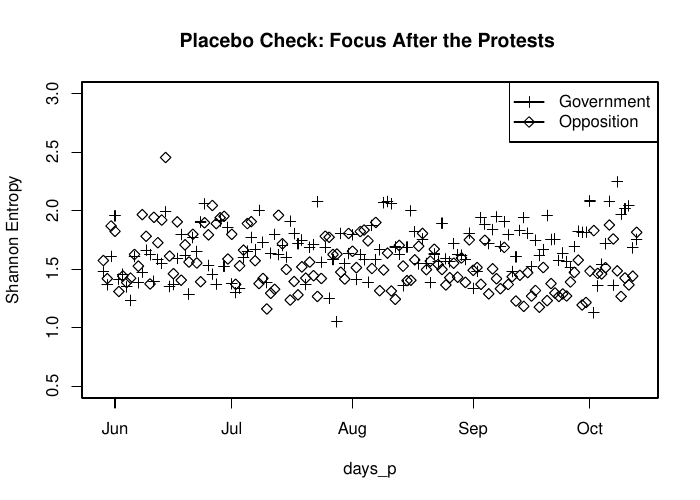

The R source for this figure:
##LDA analysis: code for Appendix Figure B

library("topicmodels")
library("SnowballC")
library("slam")
library("tm")
library("XML")
library("koRpus")
library("tm")
library("foreign")
library("RTextTools")
library("ggplot2")
library("quanteda")
library("reshape2")
library("dplyr")
library("lubridate")

load("anonymized_tweets.Rdata")


##run LDA
k <-100
SEED<-2010
jss_TM<-list(Gibbs = LDA(mat_placebo, k = k, method = "Gibbs",  control = list(seed = SEED, burnin = 300,thin = 30, iter = 300)))

##assign topic distribution
lda<-jss_TM[["Gibbs"]]@gamma



##define Shannon Diversity

shanDiv <- function( pVec, zeroPad = 1e-100 ) {  
  psum <- sum( pVec )
  zeros <- which(pVec == 0)
  if (length(zeros) > 0) {
    ##print( "you can't take log of 0\n")
    pVec[zeros] <- zeroPad
  }
  if (psum != 1) {
    print( "your probabilities don't sum to 1 \n")
  }
  hvec <- pVec * log( pVec, base = 2)
  h <- -1.0 * sum( hvec )
  return( h )
}

##apply diversity scores by day
lda<-t(lda)

nd<-apply(lda, 2, shanDiv)
###test<-apply(ndx, 2, sum) ##YES IT SUMS TO 1


#divide into coalitions and by time
govgammas<-nd[1:138]
oppgammas<-nd[139:276]


##plot
pdf("figB.pdf", 7, 5)

plot(days_p, govgammas, pch=3,  main="Placebo Check: Focus After the Protests ", ylim=c(.5, 3), ylab="Shannon Entropy" )
points(days_p, oppgammas, pch=5)
legend("topright",c("Government","Opposition"),  lty=c(1,1), pch=c(3, 5))
dev.off()

